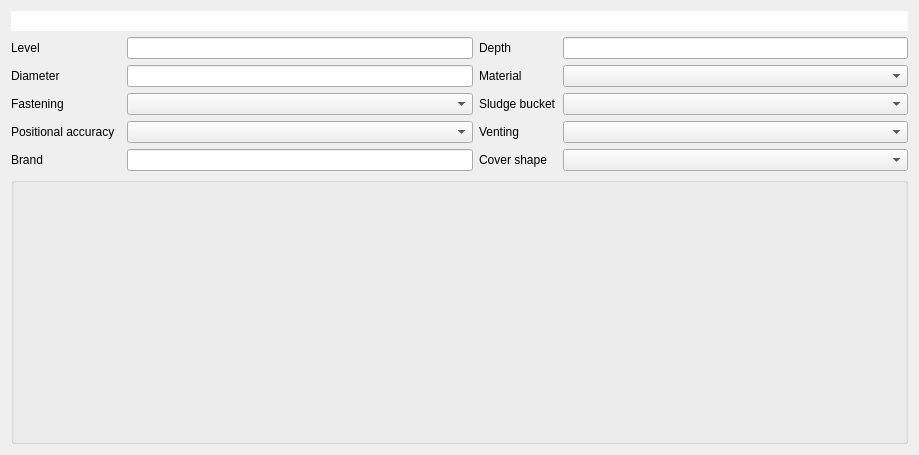
<?xml version="1.0" encoding="UTF-8"?>
<ui version="4.0">
 <class>Form</class>
 <widget class="QWidget" name="Form">
  <property name="geometry">
   <rect>
    <x>0</x>
    <y>0</y>
    <width>919</width>
    <height>455</height>
   </rect>
  </property>
  <property name="windowTitle">
   <string>Form</string>
  </property>
  <layout class="QGridLayout" name="gridLayout">
   <item row="6" column="0">
    <widget class="QLabel" name="label_9">
     <property name="text">
      <string>Brand</string>
     </property>
    </widget>
   </item>
   <item row="3" column="0">
    <widget class="QLabel" name="label_6">
     <property name="text">
      <string>Fastening</string>
     </property>
    </widget>
   </item>
   <item row="1" column="2">
    <widget class="QLineEdit" name="level"/>
   </item>
   <item row="2" column="2">
    <widget class="QLineEdit" name="diameter"/>
   </item>
   <item row="1" column="3">
    <widget class="QLabel" name="label_2">
     <property name="text">
      <string>Depth</string>
     </property>
    </widget>
   </item>
   <item row="0" column="0" colspan="5">
    <widget class="QLineEdit" name="obj_id">
     <property name="font">
      <font>
       <weight>75</weight>
       <bold>true</bold>
      </font>
     </property>
     <property name="frame">
      <bool>false</bool>
     </property>
    </widget>
   </item>
   <item row="5" column="0">
    <widget class="QLabel" name="label_7">
     <property name="text">
      <string>Positional accuracy</string>
     </property>
    </widget>
   </item>
   <item row="2" column="0">
    <widget class="QLabel" name="label_5">
     <property name="text">
      <string>Diameter</string>
     </property>
    </widget>
   </item>
   <item row="6" column="2">
    <widget class="QLineEdit" name="brand"/>
   </item>
   <item row="2" column="4">
    <widget class="QComboBox" name="material"/>
   </item>
   <item row="5" column="3">
    <widget class="QLabel" name="label_8">
     <property name="text">
      <string>Venting</string>
     </property>
    </widget>
   </item>
   <item row="3" column="2">
    <widget class="QComboBox" name="fastening"/>
   </item>
   <item row="6" column="4">
    <widget class="QComboBox" name="cover_shape"/>
   </item>
   <item row="5" column="4">
    <widget class="QComboBox" name="venting"/>
   </item>
   <item row="6" column="3">
    <widget class="QLabel" name="lblCoverShape">
     <property name="text">
      <string>Cover shape</string>
     </property>
    </widget>
   </item>
   <item row="1" column="4">
    <widget class="QLineEdit" name="depth"/>
   </item>
   <item row="3" column="4">
    <widget class="QComboBox" name="sludge_bucket"/>
   </item>
   <item row="3" column="3">
    <widget class="QLabel" name="label_4">
     <property name="text">
      <string>Sludge bucket</string>
     </property>
    </widget>
   </item>
   <item row="8" column="0" colspan="5">
    <widget class="QgsRelationEditorWidget" name="mRelationEditor">
     <property name="qgisRelation">
      <string>structure_part-cover</string>
     </property>
    </widget>
   </item>
   <item row="1" column="0">
    <widget class="QLabel" name="label">
     <property name="text">
      <string>Level</string>
     </property>
    </widget>
   </item>
   <item row="2" column="3">
    <widget class="QLabel" name="label_3">
     <property name="text">
      <string>Material</string>
     </property>
    </widget>
   </item>
   <item row="5" column="2">
    <widget class="QComboBox" name="positional_accuracy"/>
   </item>
  </layout>
 </widget>
 <customwidgets>
  <customwidget>
   <class>QgsCollapsibleGroupBox</class>
   <extends>QGroupBox</extends>
   <header>qgscollapsiblegroupbox.h</header>
   <container>1</container>
  </customwidget>
  <customwidget>
   <class>QgsRelationEditorWidget</class>
   <extends>QgsCollapsibleGroupBox</extends>
   <header>qgsrelationeditorwidget.h</header>
  </customwidget>
 </customwidgets>
 <resources/>
 <connections/>
</ui>
